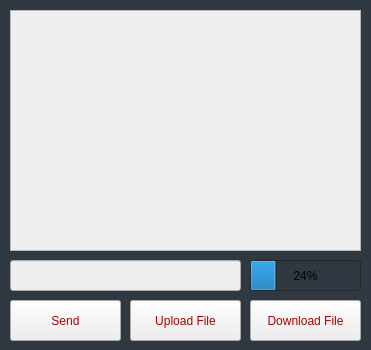
<?xml version="1.0" encoding="UTF-8"?>
<ui version="4.0">
 <class>PrivateChat</class>
 <widget class="QWidget" name="PrivateChat">
  <property name="geometry">
   <rect>
    <x>0</x>
    <y>0</y>
    <width>371</width>
    <height>350</height>
   </rect>
  </property>
  <property name="windowTitle">
   <string>Form</string>
  </property>
  <property name="styleSheet">
   <string notr="true">background-color: rgb(48, 56, 65);</string>
  </property>
  <widget class="QListWidget" name="chatListWidget">
   <property name="geometry">
    <rect>
     <x>10</x>
     <y>10</y>
     <width>351</width>
     <height>241</height>
    </rect>
   </property>
   <property name="styleSheet">
    <string notr="true">color: rgb(170, 0, 0);
background-color: rgb(238, 238, 238);
font: 75 bold italic 9pt &quot;Comic Sans MS&quot;;</string>
   </property>
   <property name="textElideMode">
    <enum>Qt::ElideLeft</enum>
   </property>
   <property name="wordWrap">
    <bool>true</bool>
   </property>
  </widget>
  <widget class="QPushButton" name="sendButton">
   <property name="geometry">
    <rect>
     <x>10</x>
     <y>300</y>
     <width>111</width>
     <height>41</height>
    </rect>
   </property>
   <property name="styleSheet">
    <string notr="true">color: rgb(170, 0, 0);
background-color: rgb(238, 238, 238);
font: 75 bold italic 9pt &quot;Comic Sans MS&quot;;</string>
   </property>
   <property name="text">
    <string>Send</string>
   </property>
  </widget>
  <widget class="QLineEdit" name="inputTextBox">
   <property name="geometry">
    <rect>
     <x>10</x>
     <y>260</y>
     <width>231</width>
     <height>31</height>
    </rect>
   </property>
   <property name="styleSheet">
    <string notr="true">color: rgb(170, 0, 0);
background-color: rgb(238, 238, 238);
font: 75 bold italic 9pt &quot;Comic Sans MS&quot;;</string>
   </property>
  </widget>
  <widget class="QPushButton" name="uploadFileButton">
   <property name="geometry">
    <rect>
     <x>130</x>
     <y>300</y>
     <width>111</width>
     <height>41</height>
    </rect>
   </property>
   <property name="styleSheet">
    <string notr="true">color: rgb(170, 0, 0);
background-color: rgb(238, 238, 238);
font: 75 bold italic 9pt &quot;Comic Sans MS&quot;;</string>
   </property>
   <property name="text">
    <string>Upload File</string>
   </property>
  </widget>
  <widget class="QPushButton" name="downloadFileButton">
   <property name="geometry">
    <rect>
     <x>250</x>
     <y>300</y>
     <width>111</width>
     <height>41</height>
    </rect>
   </property>
   <property name="styleSheet">
    <string notr="true">color: rgb(170, 0, 0);
background-color: rgb(238, 238, 238);
font: 75 bold italic 9pt &quot;Comic Sans MS&quot;;</string>
   </property>
   <property name="text">
    <string>Download File</string>
   </property>
  </widget>
  <widget class="QProgressBar" name="downloadProgressBar">
   <property name="geometry">
    <rect>
     <x>250</x>
     <y>260</y>
     <width>111</width>
     <height>31</height>
    </rect>
   </property>
   <property name="value">
    <number>24</number>
   </property>
  </widget>
 </widget>
 <resources/>
 <connections/>
</ui>
